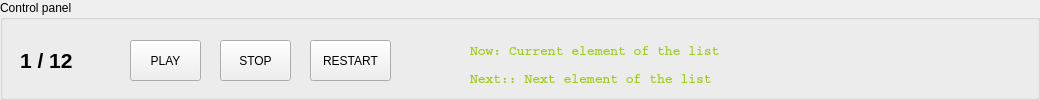
     <widget class="QGroupBox" name="controlPanel">
      <property name="sizePolicy">
       <sizepolicy hsizetype="Preferred" vsizetype="Fixed">
        <horstretch>0</horstretch>
        <verstretch>0</verstretch>
       </sizepolicy>
      </property>
      <property name="minimumSize">
       <size>
        <width>0</width>
        <height>100</height>
       </size>
      </property>
      <property name="title">
       <string>Control panel</string>
      </property>
      <widget class="QToolButton" name="playButton">
       <property name="geometry">
        <rect>
         <x>130</x>
         <y>40</y>
         <width>71</width>
         <height>41</height>
        </rect>
       </property>
       <property name="text">
        <string>PLAY</string>
       </property>
      </widget>
      <widget class="QToolButton" name="toolButton_2">
       <property name="geometry">
        <rect>
         <x>220</x>
         <y>40</y>
         <width>71</width>
         <height>41</height>
        </rect>
       </property>
       <property name="text">
        <string>STOP</string>
       </property>
      </widget>
      <widget class="QToolButton" name="toolButton_3">
       <property name="geometry">
        <rect>
         <x>310</x>
         <y>40</y>
         <width>81</width>
         <height>41</height>
        </rect>
       </property>
       <property name="text">
        <string>RESTART</string>
       </property>
      </widget>
      <widget class="QLabel" name="label_7">
       <property name="geometry">
        <rect>
         <x>470</x>
         <y>40</y>
         <width>561</width>
         <height>51</height>
        </rect>
       </property>
       <property name="font">
        <font>
         <family>Courier</family>
        </font>
       </property>
       <property name="text">
        <string>&lt;html&gt;&lt;head/&gt;&lt;body&gt;&lt;p&gt;&lt;span style=&quot; font-size:10pt; font-weight:700; color:#9ece1b;&quot;&gt;Now: Current element of the list&lt;/span&gt;&lt;/p&gt;&lt;p&gt;&lt;span style=&quot; font-size:10pt; font-weight:700; color:#9ece1b;&quot;&gt;Next:: Next element of the list&lt;/span&gt;&lt;/p&gt;&lt;/body&gt;&lt;/html&gt;</string>
       </property>
      </widget>
      <widget class="QLabel" name="listIndex">
       <property name="geometry">
        <rect>
         <x>20</x>
         <y>40</y>
         <width>81</width>
         <height>41</height>
        </rect>
       </property>
       <property name="text">
        <string>&lt;html&gt;&lt;head/&gt;&lt;body&gt;&lt;p&gt;&lt;span style=&quot; font-size:16pt; font-weight:700;&quot;&gt;1 / 12&lt;/span&gt;&lt;/p&gt;&lt;/body&gt;&lt;/html&gt;</string>
       </property>
      </widget>
     </widget>
